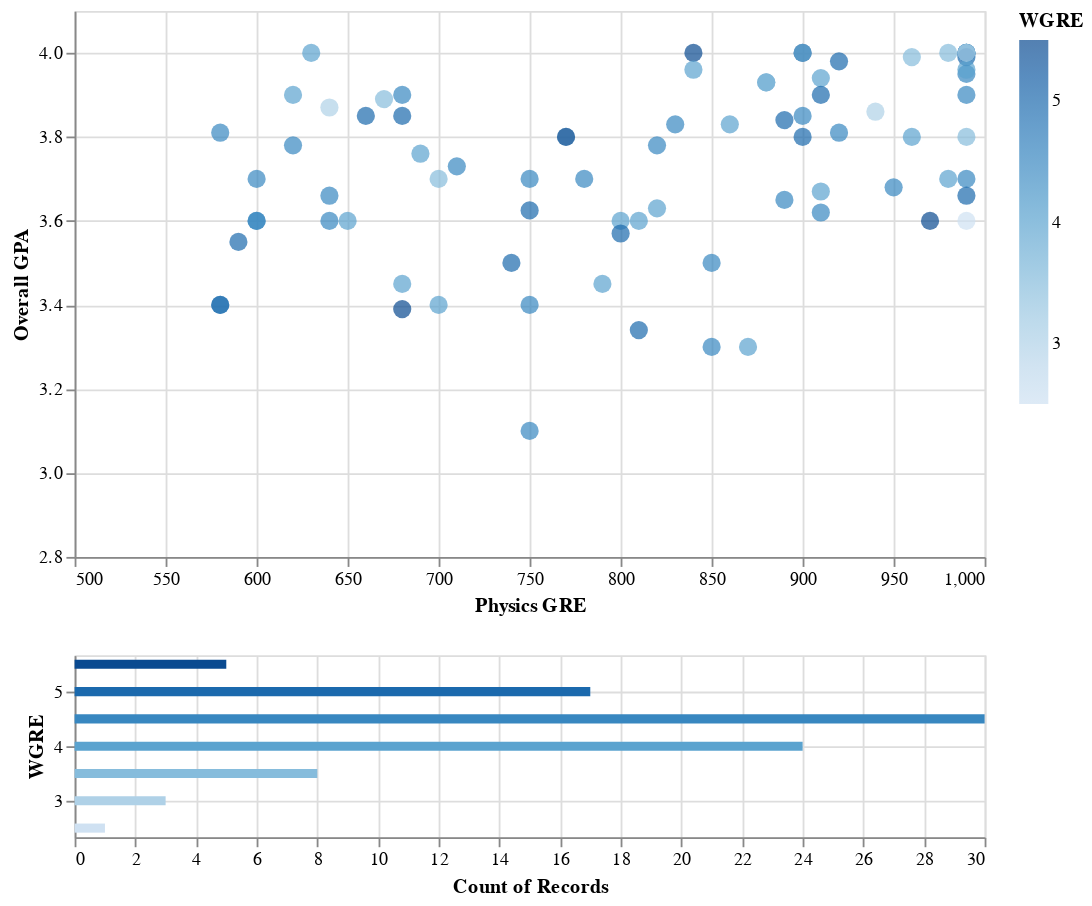

The notebook cell saved with this chart:
### Code cell
#2015 data
brush = alt.selection(type='interval')

points = alt.Chart().mark_circle(size=100).encode(
    alt.X('PGRE', scale=alt.Scale(domain=(500,1000)), axis=alt.Axis(title='Physics GRE')),
    alt.Y('a_GPA', scale=alt.Scale(domain=(2.8,4.1)), axis=alt.Axis(title='Overall GPA')),
    color=alt.condition(brush, 'WGRE', alt.value('lightgray'))
).properties(
    selection=brush,
    width=500
)

bars = alt.Chart().mark_bar().encode(
    alt.X('count(WGRE):Q', scale=alt.Scale(domain=(0,30))),
    alt.Y('WGRE:Q', scale=alt.Scale(domain=(2.5,5.5))),
    color='WGRE'
).transform_filter(
    brush.ref() 
).properties(
    width=500,
    height=100
)

chart = alt.vconcat(points, bars, data=df)
chart
# chart.savechart('pgre.html')

### Figure 1 — Vega-Lite specification as saved in the notebook (floating-point values rounded to 4 significant figures)
{"$schema": "https://vega.github.io/schema/vega-lite/v2.6.0.json", "config": {"view": {"height": 300, "width": 400}}, "data": {"name": "data-a979705c7f486010e7aa6829d21a3ff4"}, "datasets": {"data-a979705c7f486010e7aa6829d21a3ff4": [{"PGRE": 910, "QGRE": 167, "VGRE": 162, "WGRE": 4, "a_GPA": 3.67, "major_GPA": 3.84}, {"PGRE": 980, "QGRE": 170, "VGRE": 165, "WGRE": 4, "a_GPA": null, "major_GPA": null}, {"PGRE": 910, "QGRE": 167, "VGRE": 166, "WGRE": 4, "a_GPA": 3.94, "major_GPA": 3.93}, {"PGRE": null, "QGRE": null, "VGRE": null, "WGRE": null, "a_GPA": 3.8, "major_GPA": 3.8}, {"PGRE": 750, "QGRE": 162, "VGRE": 160, "WGRE": 4.5, "a_GPA": 3.4, "major_GPA": 3.3}, {"PGRE": 990, "QGRE": 170, "VGRE": 166, "WGRE": 5, "a_GPA": 4, "major_GPA": 4}, {"PGRE": 870, "QGRE": 170, "VGRE": 168, "WGRE": 4, "a_GPA": 3.3, "major_GPA": 3.3}, {"PGRE": null, "QGRE": 170, "VGRE": 160, "WGRE": 4, "a_GPA": 3.98, "major_GPA": 3.98}, {"PGRE": 640, "QGRE": 164, "VGRE": 159, "WGRE": 4.5, "a_GPA": 3.6, "major_GPA": 3.3}, {"PGRE": 960, "QGRE": 165, "VGRE": 167, "WGRE": 4, "a_GPA": 3.8, "major_GPA": 3.9}, {"PGRE": 910, "QGRE": 164, "VGRE": 160, "WGRE": 4.5, "a_GPA": 3.62, "major_GPA": 3.56}, {"PGRE": 910, "QGRE": 166, "VGRE": 152, "WGRE": null, "a_GPA": 3.93, "major_GPA": 3.91}, {"PGRE": 990, "QGRE": 168, "VGRE": 166, "WGRE": 4, "a_GPA": 4, "major_GPA": 4}, {"PGRE": 990, "QGRE": 170, "VGRE": 161, "WGRE": 4.5, "a_GPA": 3.95, "major_GPA": 3.89}, {"PGRE": 660, "QGRE": 167, "VGRE": 168, "WGRE": 5, "a_GPA": 3.85, "major_GPA": 3.77}, {"PGRE": 830, "QGRE": 167, "VGRE": 162, "WGRE": 4.5, "a_GPA": 3.83, "major_GPA": 3.93}, {"PGRE": 740, "QGRE": 162, "VGRE": 162, "WGRE": 5, "a_GPA": 3.5, "major_GPA": 3.65}, {"PGRE": 800, "QGRE": 159, "VGRE": 159, "WGRE": 4, "a_GPA": 3.6, "major_GPA": 4}, {"PGRE": 750, "QGRE": 166, "VGRE": 156, "WGRE": 5, "a_GPA": 3.625, "major_GPA": null}, {"PGRE": 750, "QGRE": 166, "VGRE": 170, "WGRE": 4.5, "a_GPA": 3.1, "major_GPA": 3.2}, {"PGRE": null, "QGRE": null, "VGRE": null, "WGRE": null, "a_GPA": 2.86, "major_GPA": 2.84}, {"PGRE": 990, "QGRE": 167, "VGRE": 164, "WGRE": 4.5, "a_GPA": 3.7, "major_GPA": 3.8}, {"PGRE": 580, "QGRE": 169, "VGRE": 158, "WGRE": null, "a_GPA": 3.33, "major_GPA": 3.33}, {"PGRE": null, "QGRE": 162, "VGRE": 165, "WGRE": 4.5, "a_GPA": 3.91, "major_GPA": 3.93}, {"PGRE": 890, "QGRE": 166, "VGRE": 165, "WGRE": 4.5, "a_GPA": 3.65, "major_GPA": 3.55}, {"PGRE": 700, "QGRE": 167, "VGRE": 165, "WGRE": 3.5, "a_GPA": 3.7, "major_GPA": 3.7}, {"PGRE": 970, "QGRE": 170, "VGRE": 169, "WGRE": 5.5, "a_GPA": 3.6, "major_GPA": 3.52}, {"PGRE": 620, "QGRE": 160, "VGRE": 163, "WGRE": 4.5, "a_GPA": 3.78, "major_GPA": 3.9}, {"PGRE": 920, "QGRE": 168, "VGRE": 165, "WGRE": 4.5, "a_GPA": 3.81, "major_GPA": 3.79}, {"PGRE": 880, "QGRE": 169, "VGRE": 163, "WGRE": 4.5, "a_GPA": 3.93, "major_GPA": 3.97}, {"PGRE": null, "QGRE": null, "VGRE": null, "WGRE": null, "a_GPA": 3.11, "major_GPA": 3.22}, {"PGRE": 840, "QGRE": 165, "VGRE": 167, "WGRE": 5.5, "a_GPA": 4, "major_GPA": 4}, {"PGRE": 920, "QGRE": 170, "VGRE": 162, "WGRE": 5, "a_GPA": 3.98, "major_GPA": 4}, {"PGRE": 900, "QGRE": 169, "VGRE": 164, "WGRE": 5.5, "a_GPA": 4, "major_GPA": 4}, {"PGRE": 580, "QGRE": 170, "VGRE": 158, "WGRE": 4.5, "a_GPA": 3.4, "major_GPA": 3.44}, {"PGRE": 630, "QGRE": 164, "VGRE": 159, "WGRE": 4, "a_GPA": 4, "major_GPA": 4}, {"PGRE": 990, "QGRE": 170, "VGRE": 162, "WGRE": 5, "a_GPA": 3.66, "major_GPA": 3.66}, {"PGRE": 900, "QGRE": 162, "VGRE": 159, "WGRE": 4, "a_GPA": 4, "major_GPA": 4}, {"PGRE": 860, "QGRE": 154, "VGRE": 165, "WGRE": 4, "a_GPA": 3.83, "major_GPA": 3.83}, {"PGRE": 770, "QGRE": 170, "VGRE": 169, "WGRE": 3.5, "a_GPA": 3.8, "major_GPA": null}, {"PGRE": null, "QGRE": 166, "VGRE": 160, "WGRE": null, "a_GPA": 3.1, "major_GPA": 3.3}, {"PGRE": 600, "QGRE": 163, "VGRE": 160, "WGRE": 4.5, "a_GPA": 3.7, "major_GPA": 3.79}, {"PGRE": 820, "QGRE": 168, "VGRE": 167, "WGRE": 4.5, "a_GPA": 3.78, "major_GPA": 3.94}, {"PGRE": 880, "QGRE": 167, "VGRE": 157, "WGRE": 3.5, "a_GPA": 3.93, "major_GPA": 4}, {"PGRE": 650, "QGRE": 170, "VGRE": 160, "WGRE": 4, "a_GPA": 3.6, "major_GPA": 4}, {"PGRE": 980, "QGRE": 170, "VGRE": 169, "WGRE": 3.5, "a_GPA": 4, "major_GPA": 4}, {"PGRE": 600, "QGRE": 163, "VGRE": 162, "WGRE": 4.5, "a_GPA": 3.6, "major_GPA": null}, {"PGRE": null, "QGRE": null, "VGRE": null, "WGRE": null, "a_GPA": 2.35, "major_GPA": 2.9}, {"PGRE": 770, "QGRE": 167, "VGRE": 165, "WGRE": 5.5, "a_GPA": 3.8, "major_GPA": 3.8}, {"PGRE": 720, "QGRE": 170, "VGRE": 168, "WGRE": 3.5, "a_GPA": null, "major_GPA": null}, {"PGRE": 900, "QGRE": 162, "VGRE": 163, "WGRE": 5, "a_GPA": 3.8, "major_GPA": 3.8}, {"PGRE": null, "QGRE": null, "VGRE": null, "WGRE": null, "a_GPA": 3.5, "major_GPA": 3.6}, {"PGRE": 800, "QGRE": 170, "VGRE": 156, "WGRE": 5, "a_GPA": 3.57, "major_GPA": 3.42}, {"PGRE": 980, "QGRE": 168, "VGRE": 158, "WGRE": 4, "a_GPA": 3.7, "major_GPA": 3.7}, {"PGRE": 990, "QGRE": 166, "VGRE": 167, "WGRE": 3.5, "a_GPA": 3.8, "major_GPA": 3.8}, {"PGRE": 680, "QGRE": 170, "VGRE": 163, "WGRE": 4.5, "a_GPA": 3.9, "major_GPA": null}, {"PGRE": 780, "QGRE": 169, "VGRE": 155, "WGRE": 4.5, "a_GPA": 3.7, "major_GPA": 3.71}, {"PGRE": null, "QGRE": null, "VGRE": null, "WGRE": null, "a_GPA": null, "major_GPA": 3.7}, {"PGRE": 590, "QGRE": 166, "VGRE": 160, "WGRE": 5, "a_GPA": 3.55, "major_GPA": 3.36}, {"PGRE": 640, "QGRE": 157, "VGRE": 164, "WGRE": 4.5, "a_GPA": 3.66, "major_GPA": 3.55}, {"PGRE": 990, "QGRE": 168, "VGRE": 166, "WGRE": 4.5, "a_GPA": 3.9, "major_GPA": null}, {"PGRE": 890, "QGRE": 170, "VGRE": 166, "WGRE": 5, "a_GPA": 3.84, "major_GPA": 3.89}, {"PGRE": 790, "QGRE": 165, "VGRE": 166, "WGRE": 4, "a_GPA": 3.45, "major_GPA": 3.55}, {"PGRE": 950, "QGRE": 170, "VGRE": 168, "WGRE": 4.5, "a_GPA": 3.68, "major_GPA": 3.87}, {"PGRE": 990, "QGRE": 163, "VGRE": 143, "WGRE": 2.5, "a_GPA": 3.6, "major_GPA": 3.6}, {"PGRE": 940, "QGRE": 167, "VGRE": 156, "WGRE": 3, "a_GPA": 3.86, "major_GPA": 3.93}, {"PGRE": 640, "QGRE": 159, "VGRE": 159, "WGRE": 3, "a_GPA": 3.87, "major_GPA": 3.88}, {"PGRE": null, "QGRE": 156, "VGRE": 150, "WGRE": null, "a_GPA": 3.5, "major_GPA": 3.95}, {"PGRE": null, "QGRE": 170, "VGRE": 166, "WGRE": 5, "a_GPA": 3.8, "major_GPA": 3.9}, {"PGRE": 990, "QGRE": 170, "VGRE": 163, "WGRE": 5, "a_GPA": 4, "major_GPA": 4}, {"PGRE": 580, "QGRE": 153, "VGRE": 153, "WGRE": 4.5, "a_GPA": 3.81, "major_GPA": 3.77}, {"PGRE": 680, "QGRE": 157, "VGRE": 159, "WGRE": 5, "a_GPA": 3.85, "major_GPA": 3.93}, {"PGRE": null, "QGRE": null, "VGRE": null, "WGRE": 4, "a_GPA": null, "major_GPA": null}, {"PGRE": 810, "QGRE": 168, "VGRE": 164, "WGRE": 5, "a_GPA": 3.34, "major_GPA": 3.44}, {"PGRE": null, "QGRE": 169, "VGRE": 160, "WGRE": 4.5, "a_GPA": 3.85, "major_GPA": 3.9}, {"PGRE": 710, "QGRE": 170, "VGRE": 163, "WGRE": 4.5, "a_GPA": 3.73, "major_GPA": 3.8}, {"PGRE": 840, "QGRE": 166, "VGRE": 155, "WGRE": 4, "a_GPA": 3.96, "major_GPA": 3.92}, {"PGRE": 990, "QGRE": 170, "VGRE": 163, "WGRE": 4, "a_GPA": 4, "major_GPA": 4}, {"PGRE": 910, "QGRE": 168, "VGRE": 168, "WGRE": 5, "a_GPA": 3.9, "major_GPA": 3.86}, {"PGRE": 960, "QGRE": null, "VGRE": null, "WGRE": 4.5, "a_GPA": null, "major_GPA": null}, {"PGRE": 990, "QGRE": 170, "VGRE": 164, "WGRE": 5, "a_GPA": 3.99, "major_GPA": 4}, {"PGRE": 700, "QGRE": 166, "VGRE": 149, "WGRE": 4, "a_GPA": 3.4, "major_GPA": 3.55}, {"PGRE": null, "QGRE": null, "VGRE": null, "WGRE": null, "a_GPA": 4, "major_GPA": 4}, {"PGRE": 850, "QGRE": 161, "VGRE": 160, "WGRE": 4.5, "a_GPA": 3.5, "major_GPA": 3.75}, {"PGRE": 990, "QGRE": 168, "VGRE": 170, "WGRE": 4, "a_GPA": 3.96, "major_GPA": 3.95}, {"PGRE": 810, "QGRE": 156, "VGRE": 155, "WGRE": 4, "a_GPA": 3.6, "major_GPA": 3.75}, {"PGRE": 690, "QGRE": 164, "VGRE": 166, "WGRE": 4, "a_GPA": 3.76, "major_GPA": 3.7}, {"PGRE": 820, "QGRE": 170, "VGRE": 167, "WGRE": 4, "a_GPA": 3.63, "major_GPA": 3.81}, {"PGRE": 850, "QGRE": 163, "VGRE": 167, "WGRE": 4.5, "a_GPA": 3.3, "major_GPA": 3.3}, {"PGRE": 960, "QGRE": 168, "VGRE": 162, "WGRE": 3.5, "a_GPA": 3.99, "major_GPA": 3.98}, {"PGRE": 750, "QGRE": 158, "VGRE": 151, "WGRE": 4.5, "a_GPA": 3.7, "major_GPA": 3.66}, {"PGRE": 620, "QGRE": 160, "VGRE": 164, "WGRE": 4, "a_GPA": 3.9, "major_GPA": 3.9}, {"PGRE": 670, "QGRE": 164, "VGRE": 155, "WGRE": 3.5, "a_GPA": 3.89, "major_GPA": 3.94}, {"PGRE": 680, "QGRE": 163, "VGRE": 163, "WGRE": 4, "a_GPA": 3.45, "major_GPA": 3.25}, {"PGRE": 990, "QGRE": 165, "VGRE": 155, "WGRE": 3, "a_GPA": 4, "major_GPA": null}, {"PGRE": 580, "QGRE": 163, "VGRE": 161, "WGRE": 5, "a_GPA": 3.4, "major_GPA": 3.5}, {"PGRE": 900, "QGRE": 162, "VGRE": 162, "WGRE": 4.5, "a_GPA": 3.85, "major_GPA": 3.95}, {"PGRE": 680, "QGRE": 163, "VGRE": 156, "WGRE": 5.5, "a_GPA": 3.39, "major_GPA": 3.55}, {"PGRE": 600, "QGRE": 152, "VGRE": 157, "WGRE": 4.5, "a_GPA": 3.6, "major_GPA": 3.5}]}, "vconcat": [{"encoding": {"color": {"condition": {"field": "WGRE", "selection": "selector001", "type": "quantitative"}, "value": "lightgray"}, "x": {"axis": {"title": "Physics GRE"}, "field": "PGRE", "scale": {"domain": [500, 1000]}, "type": "quantitative"}, "y": {"axis": {"title": "Overall GPA"}, "field": "a_GPA", "scale": {"domain": [2.8, 4.1]}, "type": "quantitative"}}, "mark": {"size": 100, "type": "circle"}, "selection": {"selector001": {"encodings": ["x", "y"], "mark": {"fill": "#333", "fillOpacity": 0.125, "stroke": "white"}, "on": "[mousedown, window:mouseup] > window:mousemove!", "resolve": "global", "translate": "[mousedown, window:mouseup] > window:mousemove!", "type": "interval", "zoom": "wheel!"}}, "width": 500}, {"encoding": {"color": {"field": "WGRE", "type": "quantitative"}, "x": {"aggregate": "count", "field": "WGRE", "scale": {"domain": [0, 30]}, "type": "quantitative"}, "y": {"field": "WGRE", "scale": {"domain": [2.5, 5.5]}, "type": "quantitative"}}, "height": 100, "mark": "bar", "transform": [{"filter": {"selection": "selector001"}}], "width": 500}]}
